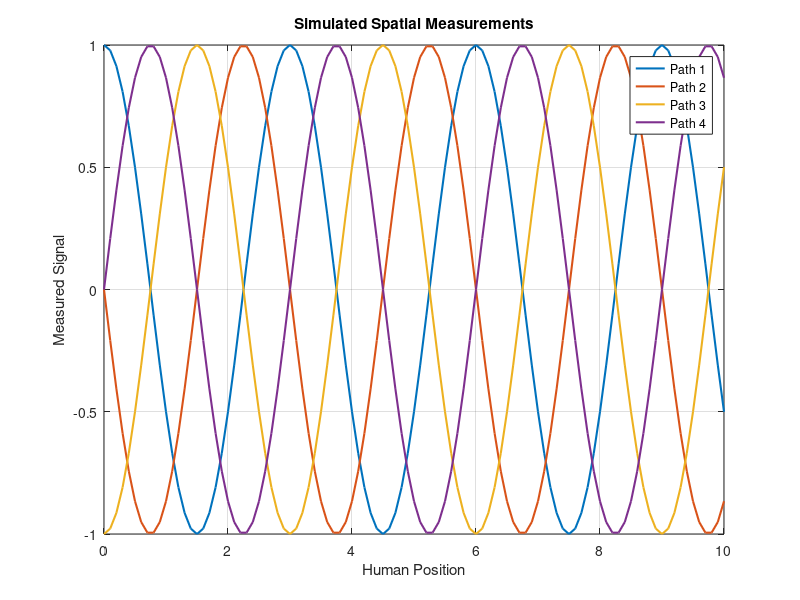

Recreate this plot in MATLAB.
clc
clear
close all

% Positions along a line
position = 0:0.1:10;

% Number of sensing paths
num_paths = 4;

% Store measurements
measurements = zeros(num_paths, length(position));

% Simulate different paths
for p = 1:num_paths

    % Each path responds differently to position
    measurements(p,:) = ...
        sin(2*pi*(position/3 + p/4));
end

% Plot the measurements
figure

plot(position, measurements(1,:), 'LineWidth', 1.5)
hold on
plot(position, measurements(2,:), 'LineWidth', 1.5)
plot(position, measurements(3,:), 'LineWidth', 1.5)
plot(position, measurements(4,:), 'LineWidth', 1.5)

xlabel('Human Position')
ylabel('Measured Signal')
title('Simulated Spatial Measurements')
legend('Path 1','Path 2','Path 3','Path 4')
grid on
